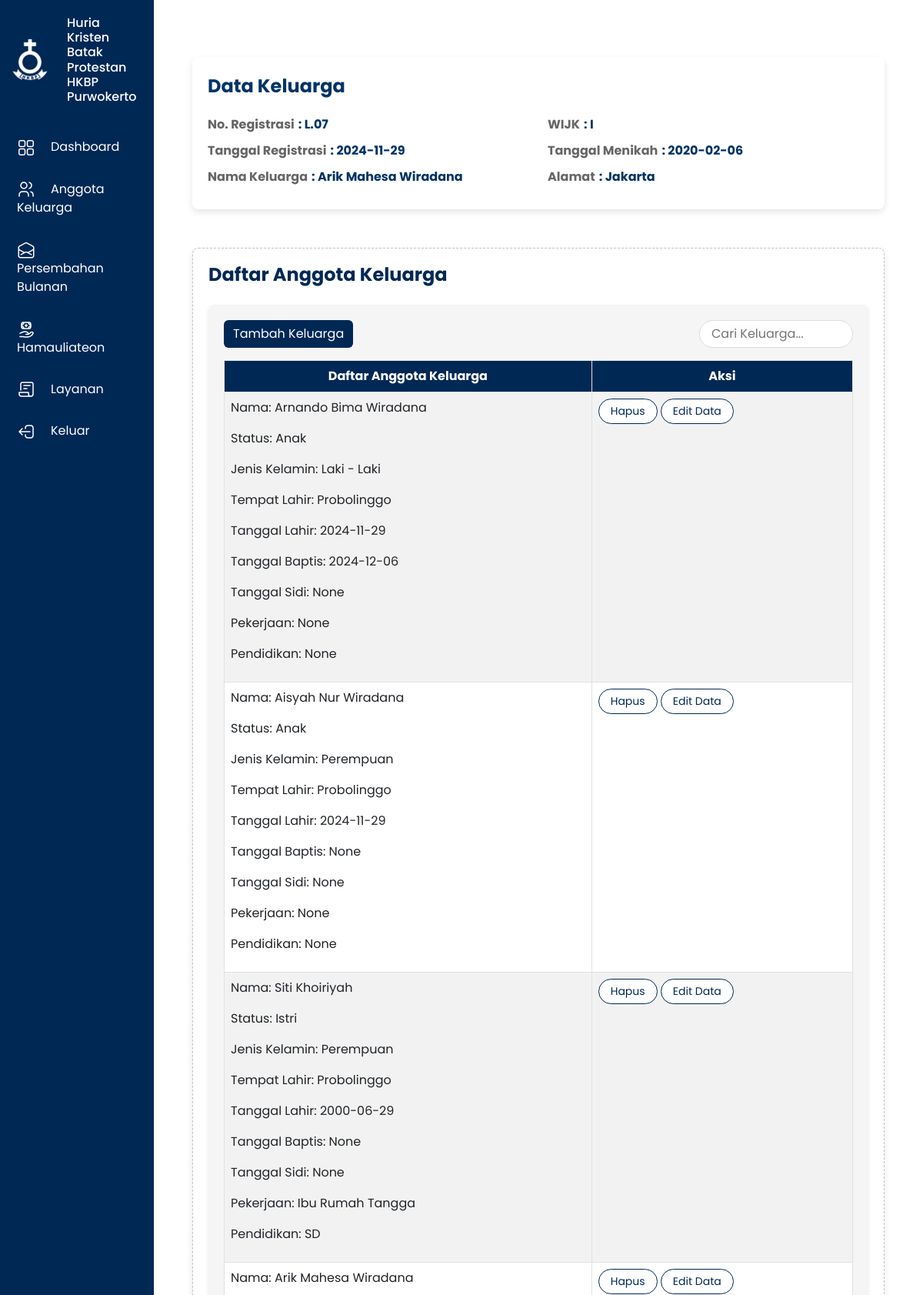
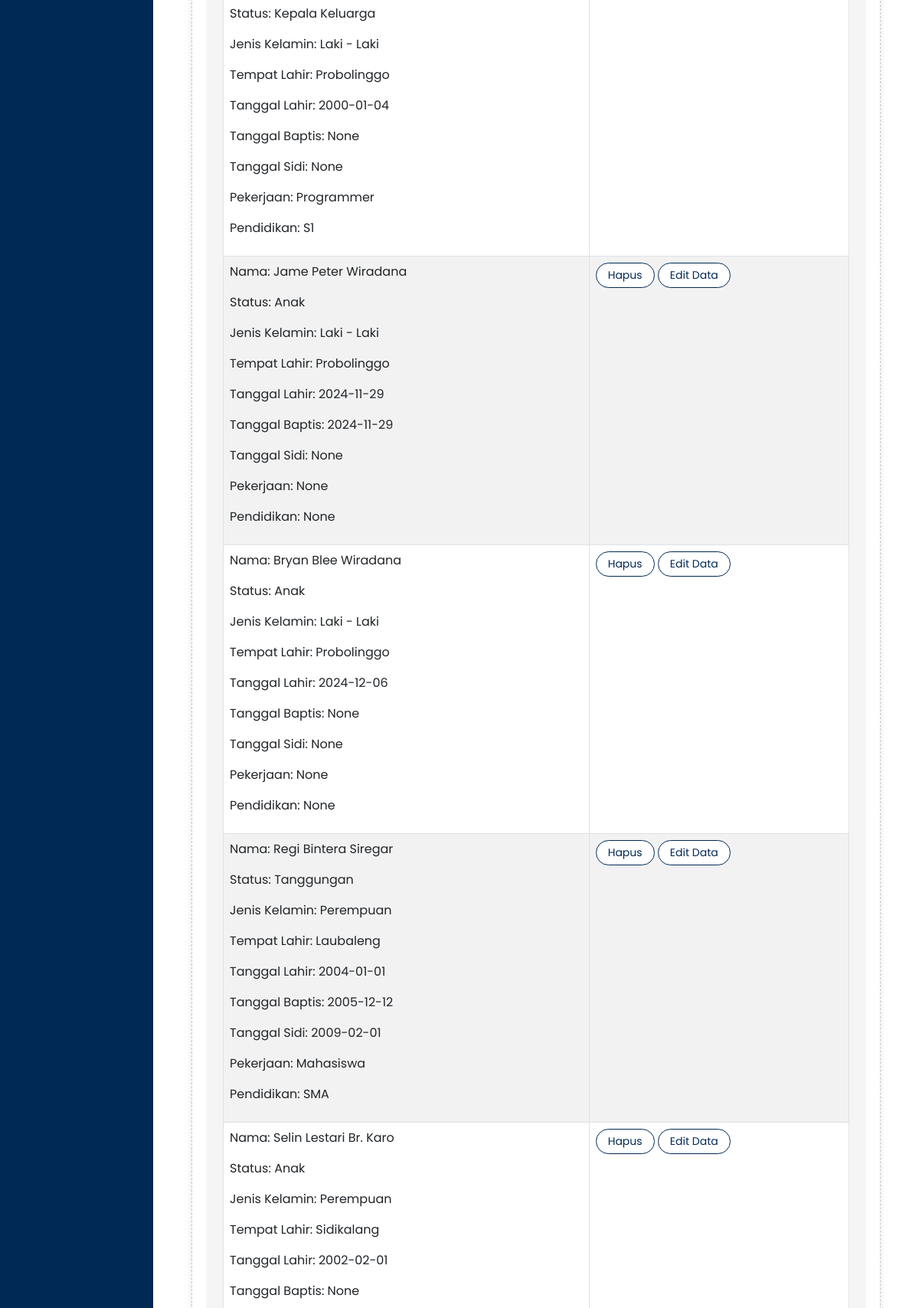
Page /profile/keluarga (signed in, upper part) on the committed database (2 pictures, top to bottom).
### tables this page shows
CREATE TABLE user(
    id INTEGER PRIMARY KEY AUTOINCREMENT, 
    username TEXT, 
    password TEXT, 
    status TEXT, 
    nama TEXT,
    registrasi TEXT, 
    wjik VARCHAR(255),
    tanggal_registrasi TEXT,
    tanggal_menikah TEXT,
    Alamat Text
    );

CREATE TABLE keluarga(
    id INTEGER PRIMARY KEY AUTOINCREMENT, 
    myid INTEGER, 
    nama TEXT,
    status TEXT,
    jenis_kelamin TEXT,
    tempat_lahir TEXT,
    tanggal_lahir TEXT,
    tanggal_baptis TEXT,
    tanggal_sidi TEXT,
    pekerjaan TEXT,
    pendidikan TEXT,
    alamat TEXT,
    wijk TEXT,
    registrasi TEXT
    );

### main.py (the view)
def user_keluarga():
    if "nama" in session:
        id = session["id"]
        command = f"SELECT * FROM user WHERE id={id}"
        cursor.execute(command)
        user = cursor.fetchone()
        command = f"SELECT * FROM keluarga WHERE myid={id}"
        query = request.args.get("query")
        if query:
            command += f" AND nama LIKE '%{query}%' OR status LIKE '%{query}%'"
        cursor.execute(command)
        keluarga = cursor.fetchall()
        return render_template("User/keluarga.html", user=user, families=keluarga)
    else:
        return redirect(url_for("index"))

### Templates/User/keluarga.html (shortened to what this page needs)
<!DOCTYPE html>
<html lang="en">
<head>
    <link href="https://cdn.jsdelivr.net/npm/bootstrap@5.3.0/dist/css/bootstrap.min.css" rel="stylesheet">
    <link rel="stylesheet" href="https://cdnjs.cloudflare.com/ajax/libs/font-awesome/6.0.0-beta3/css/all.min.css">
</head>
<body>
<div class="container-fluid">
    <div class="row">
        <div class="col-md-2 sidebar">
            <div class="header-logo">
                <img src="/Static/assets/Logo-HKBP-White.svg" alt="Logo HKBP" class="logo">
                <h2 class="header-text">Huria Kristen Batak Protestan <br> HKBP Purwokerto</h2>
            </div> <br>
            <a href="/profile"><img src="/Static/assets/mage_dashboard.svg" alt="Dashboard Icon" class="icon">Dashboard</a>
            <a href="/profile/keluarga"><img src="/Static/assets/tabler-icon-users.svg" alt="Anggota Keluarga" class="icon">Anggota Keluarga</a>
            <a href="/profile/bulanan"><img src="/Static/assets/heroicons_envelope-open.svg" alt="Persembahan Bulanan" class="icon">Persembahan Bulanan</a>
            <a href="/profile/hamauliateon"><img src="/Static/assets/solar_hand-money-outline.svg" alt="Hamauliateon" class="icon">Hamauliateon</a>
            <a data-bs-toggle="collapse" data-bs-target="#Peremajaan"><img src="/Static/assets/majesticons_paper-fold-text-line.svg" alt="Layanan" class="icon"></i>Layanan</a>
            <a href="/signout">
                <img src="/Static/assets/heroicons-outline_logout.svg" alt="Keluar" class="icon">Keluar
            </a>
        </div>
        <div class="col-md-10 p-4">
            <div class="container">
                <div class="section-title">Data Keluarga</div>
                <div class="row">
                    <div class="col-md-6">
                        <div class="data-row">
                            <span class="data-label">No. Registrasi</span>
                            <span class="data-value">: {{ user[5] }}</span>
                        </div>
                        <div class="data-row">
                            <span class="data-label">Tanggal Registrasi</span>
                            <span class="data-value">: {{ user[7] }}</span>
                        </div>
                        <div class="data-row">
                            <span class="data-label">Nama Keluarga</span>
                            <span class="data-value">: {{ user[4] }}</span>
                        </div>
                    </div>
                    <div class="col-md-6">
                        <div class="data-row">
                            <span class="data-label">WIJK</span>
                            <span class="data-value">: {{ user[6] }}</span>
                        </div>
                        <div class="data-row">
                            <span class="data-label">Tanggal Menikah</span>
                            <span class="data-value">: {{ user[8] }}</span>
                        </div>
                        <div class="data-row">
                            <span class="data-label">Alamat</span>
                            <span class="data-value">: {{ user[9] }}</span>
                        </div>
                    </div>
                </div>
            </div>
            <div class="container container-box">
                <h2 class="header-title mb-4">Daftar Anggota Keluarga</h2>
                <div class="table-container">
                    <div class="d-flex justify-content-between mb-3">
                        <button class="btn btn-primary btn-primary-custom" data-bs-toggle="modal" data-bs-target="#edit">Tambah Keluarga</button>
                        <input type="text" class="search-bar" id="searchInput" placeholder="Cari Keluarga...">
                    </div>
                    <table class="table table-striped table-bordered">
                        <thead>
                            <tr>
                                <th>Daftar Anggota Keluarga</th>
                                <th>Aksi</th>
                            </tr>
                        </thead>
                        <tbody>
                            {% if families %}
                                {% for family in families %}
                                <tr>
                                    <td>
                                        <p>Nama: {{ family[2] }}</p>
                                        <p>Status: {{ family[3] }}</p>
                                        <p>Jenis Kelamin: {{ family[4] }}</p>
                                        <p>Tempat Lahir: {{ family[5] }}</p>
                                        <p>Tanggal Lahir: {{ family[6] }}</p>
                                        <p>Tanggal Baptis: {{ family[7] }}</p>
                                        <p>Tanggal Sidi: {{ family[8] }}</p>
                                        <p>Pekerjaan: {{ family[9] }}</p>
                                        <p>Pendidikan: {{ family[10] }}</p>
                                    </td>
                                    <td>
                                        <a href="/deletekeluarga?id={{ family[0] }}" class="btn btn-action">Hapus</a>
                                        <button class="btn btn-action"
                                                data-bs-toggle="modal"
                                                data-bs-target="#editUserModal"
                                                id = "{{ family[0] }}"
                                                nama = "{{ family[2] }}"
                                                status = "{{ family[3] }}"
                                                jenis_kelamin = "{{ family[4] }}"
                                                tempat_lahir = "{{ family[5] }}"
                                                tanggal_lahir = "{{ family[6] }}"
                                                tanggal_baptis = "{{ family[7] }}"
                                                tanggal_sidi = "{{ family[8] }}"
                                                pekerjaan = "{{ family[9] }}"
                                                pendidikan = "{{ family[10] }}"
                                                onclick="modal(this)">
                                        Edit Data
                                        </button>
                                    </td>
                                </tr>
                                {% endfor %}
                            {% else %}
                            <tr>
                                <td colspan="3" class="text-center">Tidak ada anggota keluarga</td>
                            </tr>
                            {% endif %}
                        </tbody>
                    </table>
                </div>
            </div>
        </div>
    </div>
</div>
</body>
</html>

### Templates/User/keluarga.html (style rules this page uses)
body { font-family: 'Poppins', sans-serif; }
h1, h3, p { font-family: 'Poppins', sans-serif; }
.sidebar { background-color: #002855; color: white; min-height: 100vh; padding-top: 20px; }
.sidebar h2 { font-size: 16px; text-align: left; margin-bottom: 0px; }
.sidebar a { color: white; text-decoration: none; display: block; padding: 10px; margin: 10px 0; transition: background 0.3s; }
.icon { margin-right: 20px; vertical-align: middle; }
.header-logo { display: flex; align-items: center; color: white; gap: 20px; }
.logo { width: 55px; height: auto; }
.header-text { line-height: 1.2; }
.container-box { background-color: #ffffff; border: 1px dashed #c4c4c4; padding: 20px; border-radius: 8px; }
.header-title { font-size: 24px; font-weight: bold; color: #002855; }
.table-container { background-color: #f5f5f5; border-radius: 8px; padding: 20px; box-shadow: 0px 2px 4px rgba(0, 0, 0, 0.1); }
.btn-primary-custom { background-color: #002855; border: none; color: white; }
.table th { background-color: #002855; color: white; text-align: center; }
.table tbody tr:nth-child(even) { background-color: #e0e7ff; }
.btn-action { background-color: #ffffff; border: 1px solid #002855; color: #002855; border-radius: 20px; padding: 5px 15px; font-size: 14px; }
.search-bar { border-radius: 20px; border: 1px solid #ddd; padding: 5px 15px; width: 200px; }
.container { max-width: 900px; margin-top: 50px; background-color: white; padding: 20px; border-radius: 8px; box-shadow: 0 4px 8px rgba(0, 0, 0, 0.1); }
.section-title { font-size: 1.5rem; font-weight: bold; color: #003366; margin-bottom: 20px; }
.data-row { display: flex; align-items: flex-start; margin-bottom: 10px; }
.data-label { font-weight: bold; color: #666666; margin-right: 5px; }
.data-value { font-weight: bold; color: #003366; }

### rows in the picture
user: registrasi "L.07", tanggal_registrasi "2024-11-29", nama "Arik Mahesa Wiradana", wjik "I", tanggal_menikah "2020-02-06", Alamat "Jakarta"
keluarga: nama "Arnando Bima Wiradana", status "Anak", jenis_kelamin "Laki - Laki", tempat_lahir "Probolinggo", tanggal_lahir "2024-11-29", tanggal_baptis "2024-12-06", tanggal_sidi "None", pekerjaan "None", pendidikan "None"
keluarga: nama "Aisyah Nur Wiradana", status "Anak", jenis_kelamin "Perempuan", tempat_lahir "Probolinggo", tanggal_lahir "2024-11-29", tanggal_baptis "None", tanggal_sidi "None", pekerjaan "None", pendidikan "None"
keluarga: nama "Siti Khoiriyah", status "Istri", jenis_kelamin "Perempuan", tempat_lahir "Probolinggo", tanggal_lahir "2000-06-29", tanggal_baptis "None", tanggal_sidi "None", pekerjaan "Ibu Rumah Tangga", pendidikan "SD"
keluarga: nama "Arik Mahesa Wiradana", status "Kepala Keluarga", jenis_kelamin "Laki - Laki", tempat_lahir "Probolinggo", tanggal_lahir "2000-01-04", tanggal_baptis "None", tanggal_sidi "None", pekerjaan "Programmer", pendidikan "S1"
keluarga: nama "Jame Peter Wiradana", status "Anak", jenis_kelamin "Laki - Laki", tempat_lahir "Probolinggo", tanggal_lahir "2024-11-29", tanggal_baptis "2024-11-29", tanggal_sidi "None", pekerjaan "None", pendidikan "None"
keluarga: nama "Bryan Blee Wiradana", status "Anak", jenis_kelamin "Laki - Laki", tempat_lahir "Probolinggo", tanggal_lahir "2024-12-06", tanggal_baptis "None", tanggal_sidi "None", pekerjaan "None", pendidikan "None"
keluarga: nama "Regi Bintera Siregar", status "Tanggungan", jenis_kelamin "Perempuan", tempat_lahir "Laubaleng", tanggal_lahir "2004-01-01", tanggal_baptis "2005-12-12", tanggal_sidi "2009-02-01", pekerjaan "Mahasiswa", pendidikan "SMA"
keluarga: nama "Selin Lestari Br. Karo", status "Anak", jenis_kelamin "Perempuan", tempat_lahir "Sidikalang", tanggal_lahir "2002-02-01", tanggal_baptis "None"
